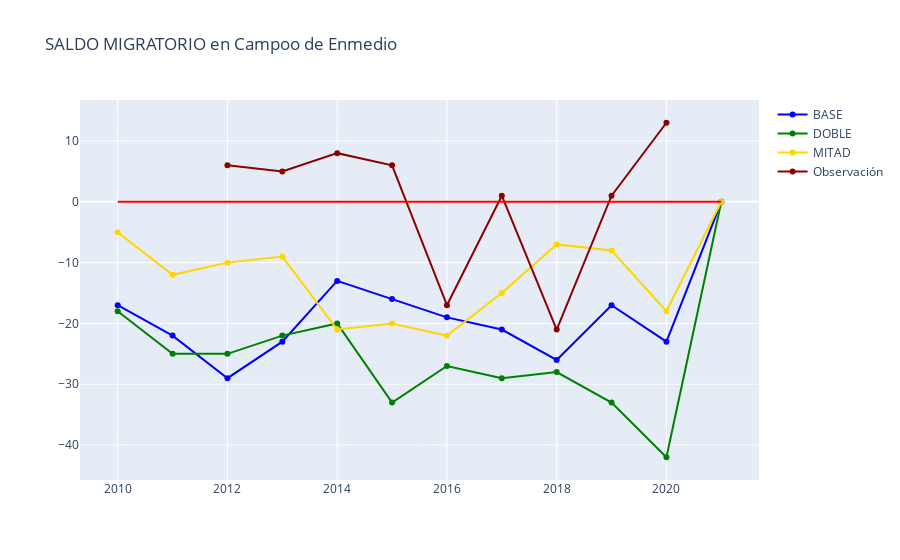

Notebook cell for this chart:
### Code cell
plotter_smig(df_18_in, df_18_out,
        df_19_in, df_19_out,
        df_20_in, df_20_out,
        "39027", "Campoo de Enmedio")

### Figure 1 — Plotly figure (JSON) as saved in the notebook; plotly's stock layout.template omitted (floating-point values rounded to 4 significant figures)
{"data": [{"marker": {"color": "blue"}, "mode": "lines+markers", "name": "BASE", "showlegend": true, "type": "scatter", "x": [2010, 2011, 2012, 2013, 2014, 2015, 2016, 2017, 2018, 2019, 2020, 2021], "y": [-17, -22, -29, -23, -13, -16, -19, -21, -26, -17, -23, 0]}, {"marker": {"color": "green"}, "mode": "lines+markers", "name": "DOBLE", "showlegend": true, "type": "scatter", "x": [2010, 2011, 2012, 2013, 2014, 2015, 2016, 2017, 2018, 2019, 2020, 2021], "y": [-18, -25, -25, -22, -20, -33, -27, -29, -28, -33, -42, 0]}, {"marker": {"color": "gold"}, "mode": "lines+markers", "name": "MITAD", "showlegend": true, "type": "scatter", "x": [2010, 2011, 2012, 2013, 2014, 2015, 2016, 2017, 2018, 2019, 2020, 2021], "y": [-5, -12, -10, -9, -21, -20, -22, -15, -7, -8, -18, 0]}, {"marker": {"color": "darkred"}, "mode": "lines+markers", "name": "Observación", "showlegend": true, "type": "scatter", "x": ["2010", "2011", "2012", "2013", "2014", "2015", "2016", "2017", "2018", "2019", "2020", "2021"], "y": [null, null, 6, 5, 8, 6, -17, 1, -21, 1, 13, null]}], "layout": {"shapes": [{"line": {"color": "Red"}, "type": "line", "x0": 2010, "x1": 2021, "xref": "x", "y0": 0, "y1": 0, "yref": "y"}], "title": {"text": "SALDO MIGRATORIO en Campoo de Enmedio"}}}
